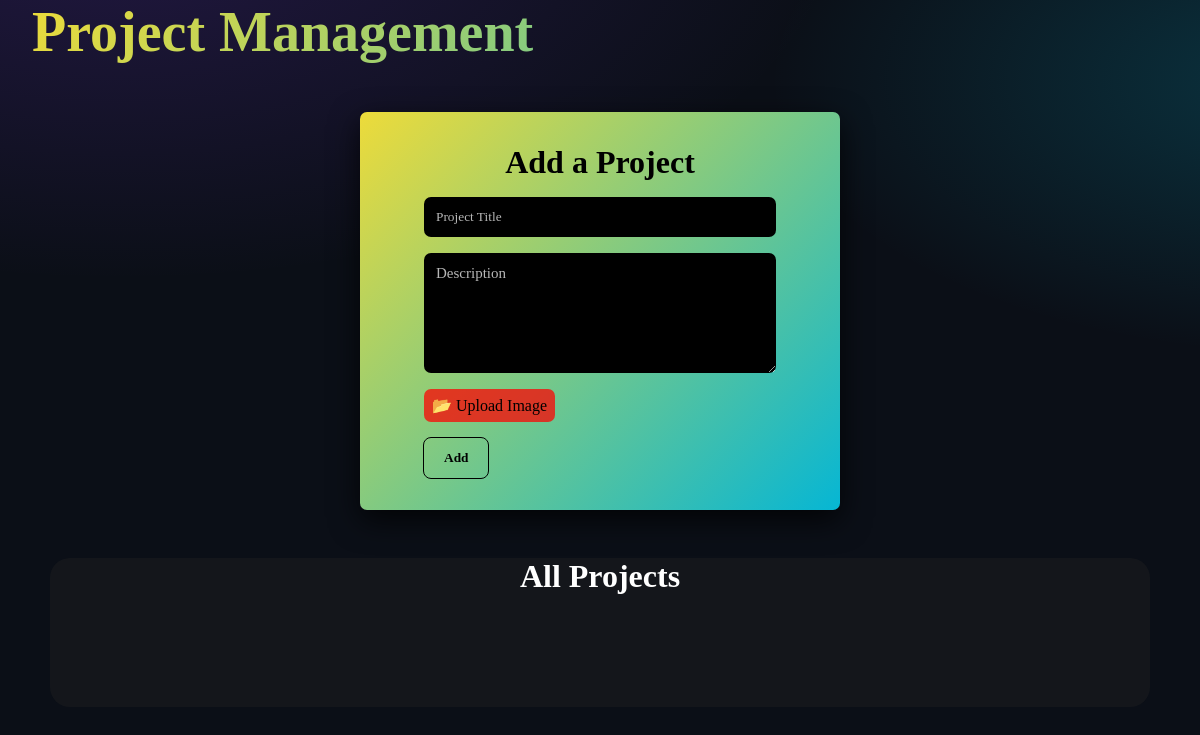
The app's page /admin/projects (signed in), older data.
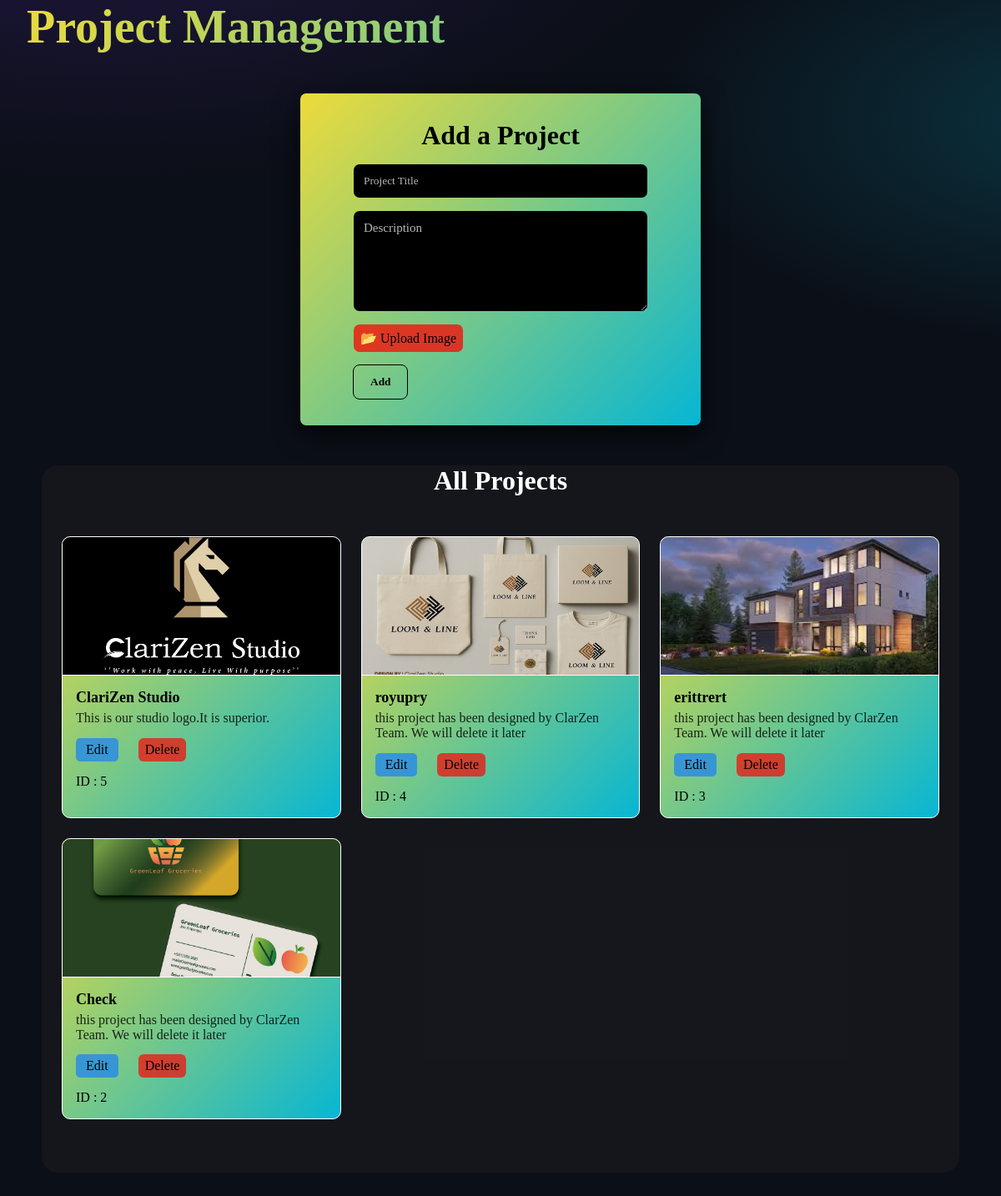
The same page, newer data.
### tables this page shows
CREATE TABLE projects (
                    id INTEGER PRIMARY KEY AUTOINCREMENT,
                    title TEXT,
                    description TEXT,
                    image TEXT);

### app.py (the view, shortened to what this page needs)
@app.route('/admin/projects', methods=["GET", "POST"])
def admin_projects():
    if not session.get('admin'):
        return redirect(url_for('login'))
    con = sqlite3.connect(DB)
    cur = con.cursor()
    cur.execute("SELECT * FROM projects ORDER BY id DESC")
    projects = cur.fetchall()
    con.close()
    return render_template("admin_projects.html", projects=projects)

### templates/admin_projects.html (shortened to what this page needs)
<!DOCTYPE html>
<html lang="en">
<head>
  <link rel="stylesheet" href="../static/css/admin.css">
</head>
<body>
    <h1 class="admin-projects-h">Project Management</h1>
    <section class="addproject-sec">
      <div class="addproject-container">
        <h3 class="addproject-h">Add a Project</h3>
        <form method="POST" enctype="multipart/form-data" class="addproject-form">
            <input type="text" name="title" placeholder="Project Title" required>
            <textarea name="description" placeholder="Description" required></textarea>
            <label for="file-upload" class="file-upload-btn">📂 Upload Image</label>
            <button class="addproject-btn">Add</button>
        </form>
      </div>
    </section>
    <section class="allprojects-sec">
      <h3 class="allprojects-h" style="color: white;">All Projects</h3>
      <div class="projects-grid">
      {% for p in projects %}
        <article class="card">
            <div class="image-container">
              <img src="{{p[3]}}" alt="">
            </div>
            <div class="card-body">
              <span class="project-title">{{ p[1] }}</span>
              <span class="project-desc">{{ p[2] }}</span>
              <div class="action-btns">
                <a href="/edit_project/{{p[0]}}" class="edit-btn">Edit</a>
                <a href="/delete_project/{{p[0]}}" class="delete-btn">Delete</a>
              </div>
              <span style="color: black;">ID : {{p[0]}}</span>
            </div>
        </article>
        {% endfor %}
      </div>
    </section>
</body>
</html>

Row changes from the older to the newer data that the page shows:
added projects: image (picture), title "ClariZen Studio", description "This is our studio logo.It is superior.", id "5"
added projects: image (picture), title "royupry", description "this project has been designed by ClarZen Team. We will delete it later", id "4"
added projects: image (picture), title "erittrert", description "this project has been designed by ClarZen Team. We will delete it later", id "3"
added projects: image (picture), title "Check", description "this project has been designed by ClarZen Team. We will delete it later", id "2"
